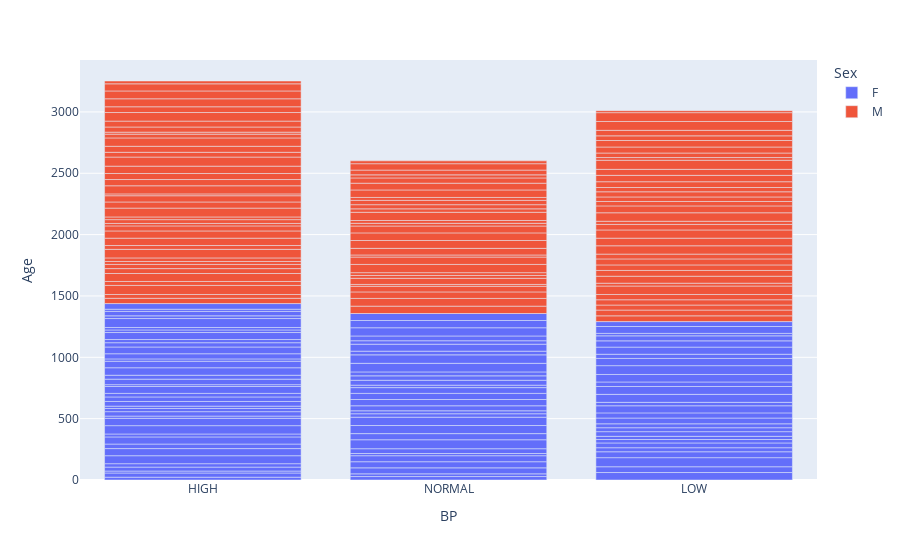

The cell this chart's notebook holds for it:
### Code cell
fig2=px.bar(df,x='BP',y='Age',color="Sex",labels=dict(x='BP',y='Age',color="Sex"))
fig2.show()

### Figure 1 — Plotly figure (JSON) as saved in the notebook; plotly's stock layout.template omitted (floating-point values rounded to 4 significant figures)
{"data": [{"alignmentgroup": "True", "hovertemplate": "Sex=F<br>BP=%{x}<br>Age=%{y}<extra></extra>", "legendgroup": "F", "marker": {"color": "#636efa", "pattern": {"shape": ""}}, "name": "F", "offsetgroup": "F", "orientation": "v", "showlegend": true, "textposition": "auto", "type": "bar", "x": ["HIGH", "NORMAL", "LOW", "NORMAL", "NORMAL", "LOW", "HIGH", "LOW", "NORMAL", "HIGH", "HIGH", "LOW", "LOW", "HIGH", "NORMAL", "LOW", "NORMAL", "HIGH", "NORMAL", "NORMAL", "HIGH", "NORMAL", "NORMAL", "HIGH", "LOW", "HIGH", "HIGH", "HIGH", "LOW", "LOW", "HIGH", "NORMAL", "HIGH", "NORMAL", "NORMAL", "NORMAL", "HIGH", "HIGH", "HIGH", "LOW", "LOW", "HIGH", "LOW", "NORMAL", "HIGH", "NORMAL", "HIGH", "LOW", "LOW", "HIGH", "HIGH", "HIGH", "LOW", "NORMAL", "LOW", "NORMAL", "NORMAL", "HIGH", "HIGH", "NORMAL", "HIGH", "HIGH", "NORMAL", "NORMAL", "HIGH", "HIGH", "HIGH", "NORMAL", "LOW", "LOW", "HIGH", "LOW", "LOW", "LOW", "LOW", "NORMAL", "HIGH", "HIGH", "LOW", "NORMAL", "LOW", "HIGH", "NORMAL", "NORMAL", "LOW", "HIGH", "NORMAL", "HIGH", "NORMAL", "LOW", "HIGH", "HIGH", "NORMAL", "HIGH", "LOW", "LOW"], "xaxis": "x", "y": [23, 28, 61, 22, 49, 47, 34, 74, 50, 16, 32, 48, 33, 28, 49, 39, 18, 65, 39, 73, 58, 50, 66, 37, 28, 58, 24, 68, 26, 38, 60, 68, 18, 28, 24, 41, 36, 26, 19, 32, 32, 38, 47, 51, 37, 50, 29, 42, 58, 56, 15, 45, 28, 47, 65, 20, 40, 32, 61, 36, 53, 19, 32, 70, 42, 55, 35, 69, 64, 37, 26, 61, 72, 59, 34, 30, 57, 21, 58, 57, 51, 20, 28, 39, 41, 73, 67, 22, 59, 20, 36, 18, 57, 46, 56, 40], "yaxis": "y"}, {"alignmentgroup": "True", "hovertemplate": "Sex=M<br>BP=%{x}<br>Age=%{y}<extra></extra>", "legendgroup": "M", "marker": {"color": "#EF553B", "pattern": {"shape": ""}}, "name": "M", "offsetgroup": "M", "orientation": "v", "showlegend": true, "textposition": "auto", "type": "bar", "x": ["LOW", "LOW", "LOW", "NORMAL", "LOW", "LOW", "LOW", "HIGH", "LOW", "LOW", "NORMAL", "LOW", "HIGH", "LOW", "HIGH", "LOW", "NORMAL", "NORMAL", "HIGH", "LOW", "NORMAL", "NORMAL", "NORMAL", "LOW", "NORMAL", "NORMAL", "LOW", "HIGH", "HIGH", "NORMAL", "HIGH", "HIGH", "LOW", "LOW", "HIGH", "NORMAL", "NORMAL", "HIGH", "HIGH", "LOW", "HIGH", "NORMAL", "HIGH", "LOW", "NORMAL", "HIGH", "LOW", "LOW", "HIGH", "HIGH", "NORMAL", "HIGH", "LOW", "NORMAL", "LOW", "HIGH", "NORMAL", "HIGH", "LOW", "HIGH", "NORMAL", "NORMAL", "HIGH", "NORMAL", "HIGH", "NORMAL", "LOW", "LOW", "LOW", "NORMAL", "LOW", "HIGH", "HIGH", "HIGH", "HIGH", "HIGH", "NORMAL", "LOW", "HIGH", "HIGH", "NORMAL", "LOW", "LOW", "HIGH", "LOW", "NORMAL", "HIGH", "LOW", "LOW", "HIGH", "HIGH", "NORMAL", "NORMAL", "HIGH", "HIGH", "HIGH", "HIGH", "HIGH", "HIGH", "LOW", "LOW", "LOW", "NORMAL", "NORMAL"], "xaxis": "x", "y": [47, 47, 41, 60, 43, 43, 69, 43, 23, 57, 63, 47, 31, 45, 74, 49, 53, 46, 32, 39, 15, 50, 23, 68, 23, 67, 62, 65, 40, 60, 34, 24, 67, 45, 29, 17, 54, 70, 31, 26, 60, 64, 59, 69, 62, 41, 56, 36, 20, 31, 56, 22, 37, 22, 42, 72, 23, 50, 35, 51, 67, 28, 15, 34, 66, 35, 47, 52, 49, 24, 74, 51, 49, 60, 74, 39, 61, 22, 49, 68, 55, 37, 49, 31, 53, 43, 16, 38, 45, 42, 48, 25, 39, 70, 47, 65, 64, 58, 23, 72, 72, 16, 52, 23], "yaxis": "y"}], "layout": {"barmode": "relative", "legend": {"title": {"text": "Sex"}, "tracegroupgap": 0}, "margin": {"t": 60}, "xaxis": {"anchor": "y", "domain": [0, 1], "title": {"text": "BP"}}, "yaxis": {"anchor": "x", "domain": [0, 1], "title": {"text": "Age"}}}}
